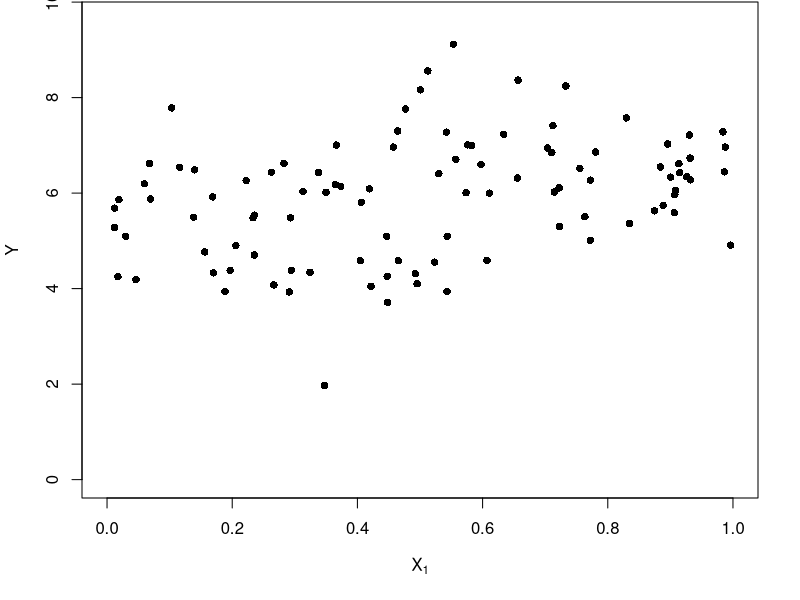
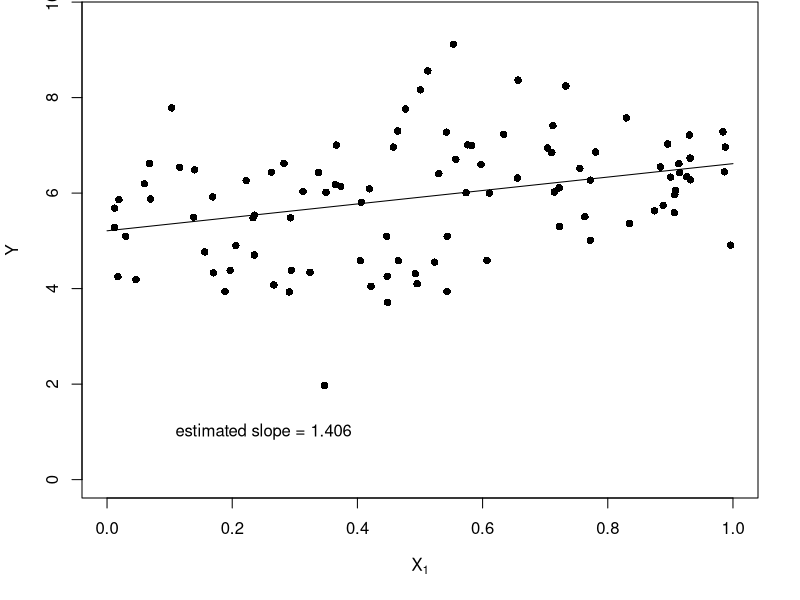
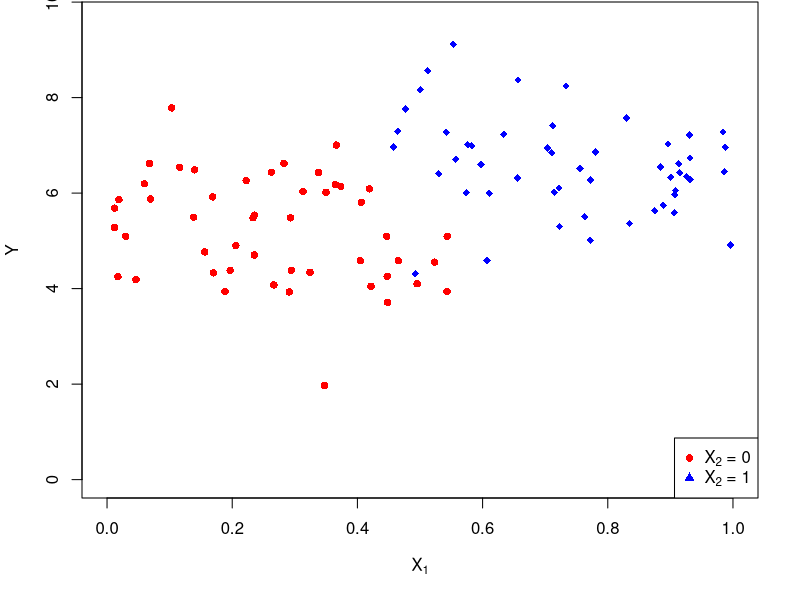
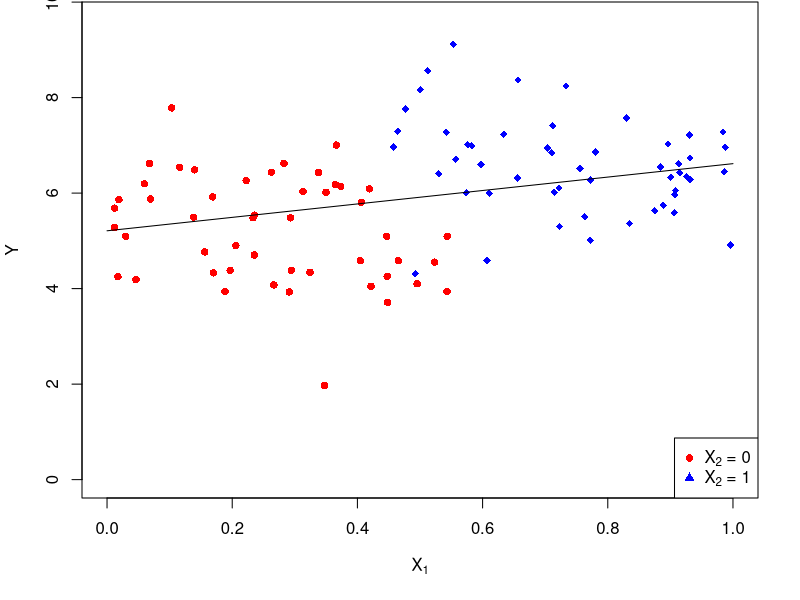
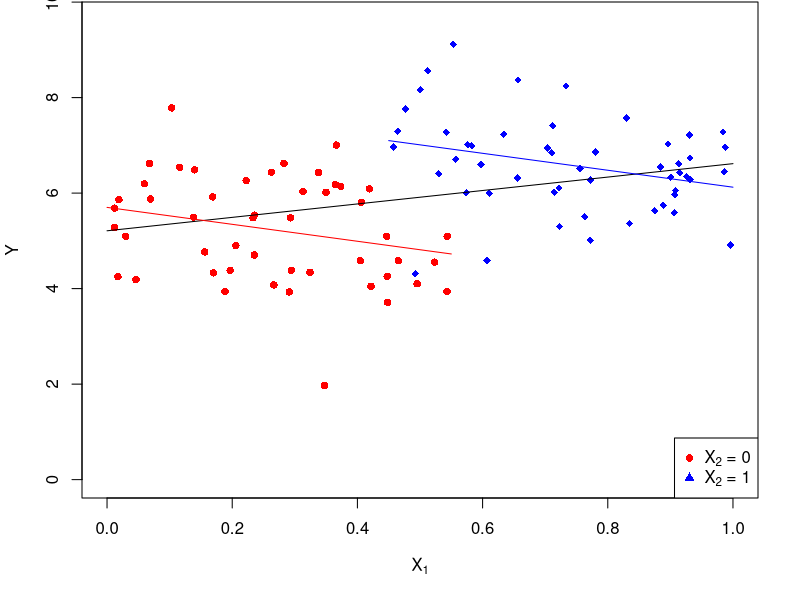
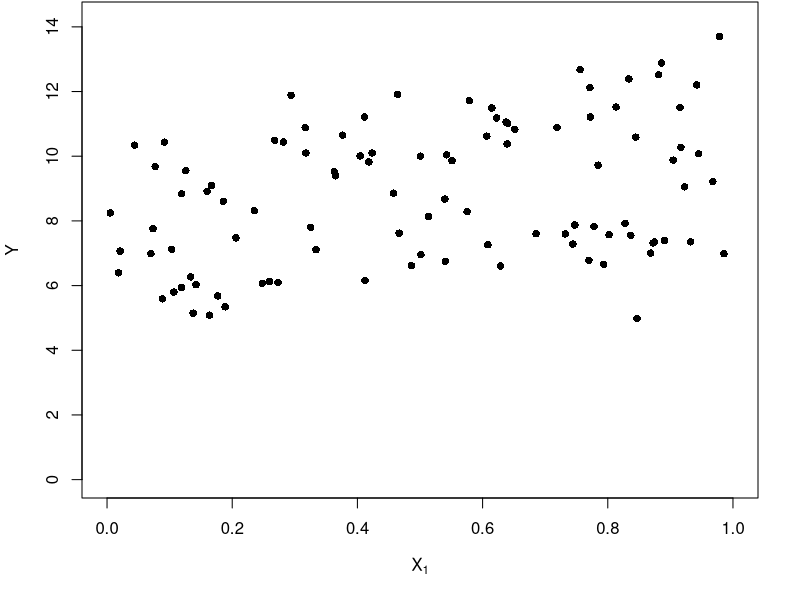
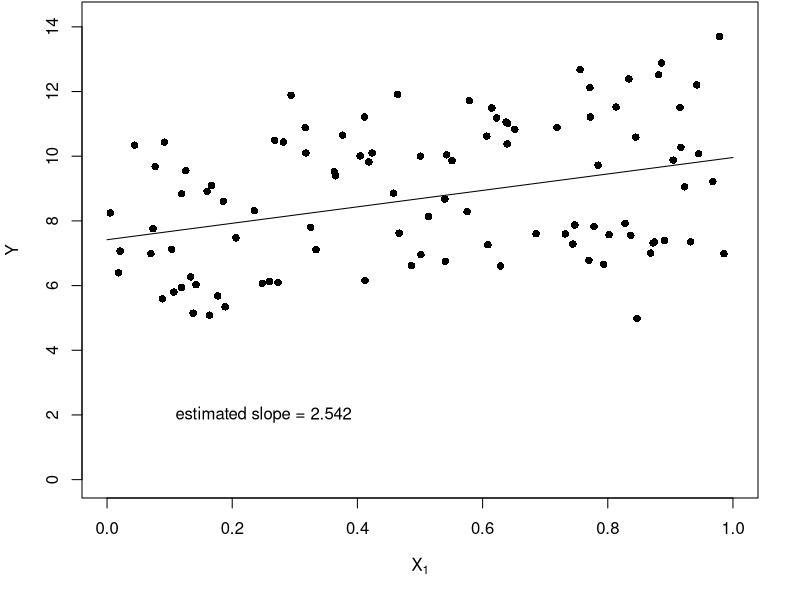
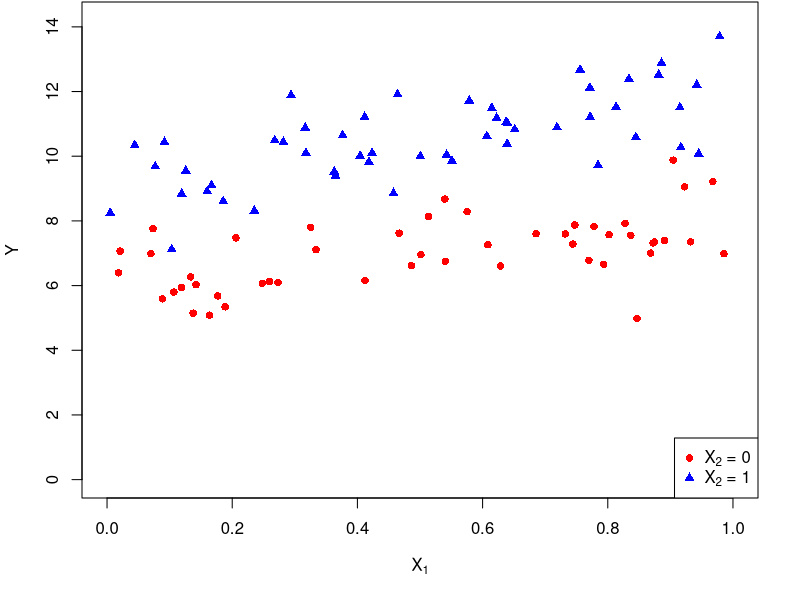

Source code (R) for these figures, in order:
## R script for chapter 1, section 2: multiple linear regression
## Created 30 March 2018 by Brian Williamson

## --------------------------------------------------------------------
## Examples of confounders, precision variables, and effect modifiers
## --------------------------------------------------------------------

## data generating mechanism for two predictors, one is a confounder
data_func_confound <- function(beta0, beta1, beta2, n) {
  ## generate some X data: X1 is continuous, X2 is binary
  x2 <- sample(0:1, n, replace = TRUE)
  ## generate two clouds of x1 points
  x1_0 <- runif(sum(x2 == 0), 0, 0.55)
  x1_1 <- runif(sum(x2 == 1), 0.45, 1)
  X <- matrix(NA, ncol = 2, nrow = n)
  X[x2 == 0, 1] <- x1_0
  X[x2 == 1, 1] <- x1_1
  X[, 2] <- x2
  
  ## create the outcome
  y <- beta0 + beta1*X[, 1] + beta2*X[, 2] + rnorm(n, 0, 1)
  
  return(data.frame(x1 = X[, 1], x2 = X[, 2], y = y))
}
## data generating mechanism for two predictors, one is a precision variable
data_func_precision <- function(beta0, beta1, beta2, n) {
  ## generate some X data: X1 is continuous, X2 is binary
  x2 <- sample(0:1, n, replace = TRUE)
  x1 <- runif(n, 0, 1)
  
  ## generate the outcome
  y <- beta0 + beta1*x1 + beta2*x2 + rnorm(n, 0, 1)
  return(data.frame(x1 = x1, x2 = x2, y = y))
}
## data generating mechanism for two predictors, one is an effect modifier
data_func_em <- function(beta0, beta1, beta2, beta3, n) {
  ## generate some X data: X1 is continuous, X2 is binary
  x2 <- sample(0:1, n, replace = TRUE)
  ## generate two clouds of x1 points
  x1_0 <- runif(sum(x2 == 0), 0, 1)
  x1_1 <- runif(sum(x2 == 1), 0, 1)
  X <- matrix(NA, ncol = 2, nrow = n)
  X[x2 == 0, 1] <- x1_0
  X[x2 == 1, 1] <- x1_1
  X[, 2] <- x2
  
  ## create the outcome
  y <- beta0 + beta1*X[, 1] + beta2*X[, 2] + beta3*X[, 1]*X[, 2] + rnorm(n, 0, 1)
  
  return(data.frame(x1 = X[, 1], x2 = X[, 2], y = y))
}


## --------------------------
## Set up plot arguments
## --------------------------
fig_width <- 1024
fig_height <- 1024
fig_res <- 200

beta0 <- 6
beta1 <- -2
beta2 <- 2
## --------------------------
## Confounding
## --------------------------
## generate confounded data
set.seed(4747)
dat_c <- data_func_confound(beta0, beta1, beta2, n = 100)
## make a plot, without coloring
png("lecture/chapter_1/plots/confounding_simple.png", width = fig_width, height = fig_height, units = "px", res = fig_res)
par(mar = c(5, 4, 0, 2) + 0.1)
plot(dat_c$x1, dat_c$y, main = "", xlab = expression(X[1]), ylab = "Y", pch = 16,
     xlim = c(0, 1), ylim = c(0, max(dat_c$y) + 0.5))
dev.off()
## fit a linear regression, plot best fitting line
mod_c_simple <- lm(y ~ x1, data = dat_c)
x_range <- cbind(1, seq(0, 1, by = 0.01))
png("lecture/chapter_1/plots/confounding_simple_with_line.png", width = fig_width, height = fig_height, units = "px", res = fig_res)
par(mar = c(5, 4, 0, 2) + 0.1)
plot(dat_c$x1, dat_c$y, main = "", xlab = expression(X[1]), ylab = "Y", pch = 16,
     xlim = c(0, 1), ylim = c(0, max(dat_c$y) + 0.5))
lines(x_range[, 2], x_range%*%mod_c_simple$coefficients)
text(0.25, 1, labels = paste0("estimated slope = ", round(mod_c_simple$coefficients[2], 3)))
dev.off()

## make a plot, with coloring
png("lecture/chapter_1/plots/confounding_colored.png", width = fig_width, height = fig_height, units = "px", res = fig_res)
par(mar = c(5, 4, 0, 2) + 0.1)
plot(dat_c$x1[dat_c$x2 == 0], dat_c$y[dat_c$x2 == 0], main = "", xlab = expression(X[1]), ylab = "Y", pch = 16,
     col = "red", xlim = c(0, 1), ylim = c(0, max(dat_c$y) + 0.5))
points(dat_c$x1[dat_c$x2 == 1], dat_c$y[dat_c$x2 == 1], pch = 18, col = "blue")
legend("bottomright", legend = c(expression(paste(X[2],  " = 0", sep = "")), expression(paste(X[2], " = 1", sep = ""))),
       pch = c(16, 17), col = c("red", "blue"))
dev.off()
png("lecture/chapter_1/plots/confounding_colored_with_simple_line.png", width = fig_width, height = fig_height, units = "px", res = fig_res)
par(mar = c(5, 4, 0, 2) + 0.1)
plot(dat_c$x1[dat_c$x2 == 0], dat_c$y[dat_c$x2 == 0], main = "", xlab = expression(X[1]), ylab = "Y", pch = 16,
     col = "red", xlim = c(0, 1), ylim = c(0, max(dat_c$y) + 0.5))
points(dat_c$x1[dat_c$x2 == 1], dat_c$y[dat_c$x2 == 1], pch = 18, col = "blue")
legend("bottomright", legend = c(expression(paste(X[2],  " = 0", sep = "")), expression(paste(X[2], " = 1", sep = ""))),
       pch = c(16, 17), col = c("red", "blue"))
lines(x_range[, 2], x_range%*%mod_c_simple$coefficients)
dev.off()
## fit adjusted regression, plot best fitting line 
mod_c_multiple <- lm(y ~ x1 + x2, data = dat_c)
x_range_0 <- cbind(x_range[1:which(x_range[, 2] == 0.55), ], 0)
x_range_1 <- cbind(x_range[which(x_range[, 2] == 0.45):length(x_range[, 2]), ], 1)
png("lecture/chapter_1/plots/confounding_colored_with_lines.png", width = fig_width, height = fig_height, units = "px", res = fig_res)
par(mar = c(5, 4, 0, 2) + 0.1)
plot(dat_c$x1[dat_c$x2 == 0], dat_c$y[dat_c$x2 == 0], main = "", xlab = expression(X[1]), ylab = "Y", pch = 16,
     col = "red", xlim = c(0, 1), ylim = c(0, max(dat_c$y) + 0.5))
points(dat_c$x1[dat_c$x2 == 1], dat_c$y[dat_c$x2 == 1], pch = 18, col = "blue")
legend("bottomright", legend = c(expression(paste(X[2],  " = 0", sep = "")), expression(paste(X[2], " = 1", sep = ""))),
       pch = c(16, 17), col = c("red", "blue"))
lines(x_range[, 2], x_range%*%mod_c_simple$coefficients)
lines(x_range_0[, 2], x_range_0%*%mod_c_multiple$coefficients, col = "red")
lines(x_range_1[, 2], x_range_1%*%mod_c_multiple$coefficients, col = "blue")
dev.off()


## -------------------
## Effect modification
## -------------------
beta0_em <- 6
beta1_em <- 2
beta2_em <- 3
beta3_em <- 1

set.seed(4747)
dat_e <- data_func_em(beta0_em, beta1_em, beta2_em, beta3_em, n = 1000)

## take a subsample to plot
dat_e_samp <- dat_e[sample.int(1000, 100), ]

## make a plot, without coloring
png("lecture/chapter_1/plots/effect_modification_simple.png", width = fig_width, height = fig_height, units = "px", res = fig_res)
par(mar = c(5, 4, 0, 2) + 0.1)
plot(dat_e_samp$x1, dat_e_samp$y, main = "", xlab = expression(X[1]), ylab = "Y", pch = 16,
     xlim = c(0, 1), ylim = c(0, max(dat_e_samp$y) + 0.5))
dev.off()

## fit best fitting line
mod_e <- lm(y ~ x1, data = dat_e)

## plot with best fitting line
png("lecture/chapter_1/plots/effect_modification_simple_with_line.png", width = fig_width, height = fig_height, units = "px", res = fig_res)
par(mar = c(5, 4, 0, 2) + 0.1)
plot(dat_e_samp$x1, dat_e_samp$y, main = "", xlab = expression(X[1]), ylab = "Y", pch = 16,
     xlim = c(0, 1), ylim = c(0, max(dat_e_samp$y) + 0.5))
lines(x_range[, 2], x_range%*%mod_e$coefficients)
text(0.25, 2, labels = paste0("estimated slope = ", round(mod_e$coefficients[2], 3)))
dev.off()

## plot without lines, but colored by x2 status
png("lecture/chapter_1/plots/effect_modification_colored.png", width = fig_width, height = fig_height, units = "px", res = fig_res)
par(mar = c(5, 4, 0, 2) + 0.1)
plot(dat_e_samp$x1, dat_e_samp$y, main = "", xlab = expression(X[1]), ylab = "Y", 
     pch = ifelse(dat_e_samp$x2 == 1, 17, 16),
     xlim = c(0, 1), ylim = c(0, max(dat_e_samp$y) + 0.5),
     col = ifelse(dat_e_samp$x2 == 1, "blue", "red"))
legend("bottomright", legend = c(expression(paste(X[2],  " = 0", sep = "")), expression(paste(X[2], " = 1", sep = ""))),
                             pch = c(16, 17), col = c("red", "blue"))
dev.off()

## fit multiple regression with em
mod_e_multiple <- lm(y ~ x1*x2, data = dat_e)

## with simple line
png("lecture/chapter_1/plots/effect_modification_colored_with_simple_line.png", width = fig_width, height = fig_height, units = "px", res = fig_res)
par(mar = c(5, 4, 0, 2) + 0.1)
plot(dat_e_samp$x1, dat_e_samp$y, main = "", xlab = expression(X[1]), ylab = "Y", 
     pch = ifelse(dat_e_samp$x2 == 1, 17, 16),
     xlim = c(0, 1), ylim = c(0, max(dat_e_samp$y) + 0.5),
     col = ifelse(dat_e_samp$x2 == 1, "blue", "red"))
lines(x_range[, 2], x_range%*%mod_e$coefficients)
legend("bottomright", legend = c(expression(paste(X[2],  " = 0", sep = "")), expression(paste(X[2], " = 1", sep = ""))),
       pch = c(16, 17), col = c("red", "blue"))
dev.off()


x_range_0_em <- cbind(x_range[, ], 0, 0)
x_range_1_em <- cbind(x_range[, ], 1, x_range[, 2])

## with multiple lines
png("lecture/chapter_1/plots/effect_modification_colored_with_lines.png", width = fig_width, height = fig_height, units = "px", res = fig_res)
par(mar = c(5, 4, 0, 2) + 0.1)
plot(dat_e_samp$x1, dat_e_samp$y, main = "", xlab = expression(X[1]), ylab = "Y", 
     pch = ifelse(dat_e_samp$x2 == 1, 17, 16),
     xlim = c(0, 1), ylim = c(0, max(dat_e_samp$y) + 0.5),
     col = ifelse(dat_e_samp$x2 == 1, "blue", "red"))
lines(x_range[, 2], x_range%*%mod_e$coefficients)
lines(x_range_0_em[, 2], x_range_0_em%*%mod_e_multiple$coefficients, col = "red")
lines(x_range_1_em[, 2], x_range_1_em%*%mod_e_multiple$coefficients, col = "blue")
legend("bottomright", legend = c(expression(paste(X[2],  " = 0", sep = "")), expression(paste(X[2], " = 1", sep = ""))),
       pch = c(16, 17), col = c("red", "blue"))
dev.off()

## ---------------
## Precision
## ---------------

beta0_p <- 6
beta1_p <- 2
beta2_p <- 1

set.seed(4747)
dat_p <- data_func_precision(beta0_p, beta1_p, beta2_p, n = 1000)
dat_p_samp <- dat_p[sample.int(1000, 100), ]

## plot the points
png("lecture/chapter_1/plots/precision_simple.png", width = fig_width, height = fig_height, units = "px", res = fig_res)
par(mar = c(5, 4, 0, 2) + 0.1)
plot(dat_p_samp$x1, dat_p_samp$y, main = "", xlab = expression(X[1]), ylab = "Y",
     pch = 16, xlim = c(0, 1), ylim = c(0, max(dat_p_samp$y) + 0.5))
dev.off()

## fit a line
mod_p <- lm(y ~ x1, data = dat_p)

## plot with the line
png("lecture/chapter_1/plots/precision_simple_with_line.png", width = fig_width, height = fig_height, units = "px", res = fig_res)
par(mar = c(5, 4, 0, 2) + 0.1)
plot(dat_p_samp$x1, dat_p_samp$y, main = "", xlab = expression(X[1]), ylab = "Y",
     pch = 16, xlim = c(0, 1), ylim = c(0, max(dat_p_samp$y) + 0.5))
lines(x_range[, 2], x_range%*%mod_p$coefficients)
text(0.2, 2, labels = paste0("estimated slope = ", round(mod_p$coefficients[2], 3)))
dev.off()

## color the points
png("lecture/chapter_1/plots/precision_colored.png", width = fig_width, height = fig_height, units = "px", res = fig_res)
par(mar = c(5, 4, 0, 2) + 0.1)
plot(dat_p_samp$x1, dat_p_samp$y, main = "", xlab = expression(X[1]), ylab = "Y",
     pch = ifelse(dat_p_samp$x2 == 1, 17, 16), xlim = c(0, 1), 
     ylim = c(0, max(dat_p_samp$y) + 0.5),
     col = ifelse(dat_p_samp$x2 == 1, "blue", "red"))
legend("bottomright", legend = c(expression(paste(X[2],  " = 0", sep = "")), expression(paste(X[2], " = 1", sep = ""))),
       pch = c(16, 17), col = c("red", "blue"))
dev.off()

## colored points, with line
png("lecture/chapter_1/plots/precision_colored_with_line.png", width = fig_width, height = fig_height, units = "px", res = fig_res)
par(mar = c(5, 4, 0, 2) + 0.1)
plot(dat_p_samp$x1, dat_p_samp$y, main = "", xlab = expression(X[1]), ylab = "Y",
     pch = ifelse(dat_p_samp$x2 == 1, 17, 16), xlim = c(0, 1), 
     ylim = c(0, max(dat_p_samp$y) + 0.5),
     col = ifelse(dat_p_samp$x2 == 1, "blue", "red"))
lines(x_range[, 2], x_range%*%mod_p$coefficients)
legend("bottomright", legend = c(expression(paste(X[2],  " = 0", sep = "")), expression(paste(X[2], " = 1", sep = ""))),
       pch = c(16, 17), col = c("red", "blue"))
dev.off()

## multiple regression
mod_p_multiple <- lm(y ~ x1 + x2, data = dat_p)
x_range_0_p <- cbind(x_range, 0)
x_range_1_p <- cbind(x_range, 1)

## colored points, with line
png("lecture/chapter_1/plots/precision_colored_with_multiple_lines.png", width = fig_width, height = fig_height, units = "px", res = fig_res)
par(mar = c(5, 4, 0, 2) + 0.1)
plot(dat_p_samp$x1, dat_p_samp$y, main = "", xlab = expression(X[1]), ylab = "Y",
     pch = ifelse(dat_p_samp$x2 == 1, 17, 16), xlim = c(0, 1), 
     ylim = c(0, max(dat_p_samp$y) + 0.5),
     col = ifelse(dat_p_samp$x2 == 1, "blue", "red"))
lines(x_range[, 2], x_range%*%mod_p$coefficients)
lines(x_range_0_p[, 2], x_range_0_p%*%mod_p_multiple$coefficients, col = "red")
lines(x_range_1_p[, 2], x_range_1_p%*%mod_p_multiple$coefficients, col = "blue")
legend("bottomright", legend = c(expression(paste(X[2],  " = 0", sep = "")), expression(paste(X[2], " = 1", sep = ""))),
       pch = c(16, 17), col = c("red", "blue"))
dev.off()

